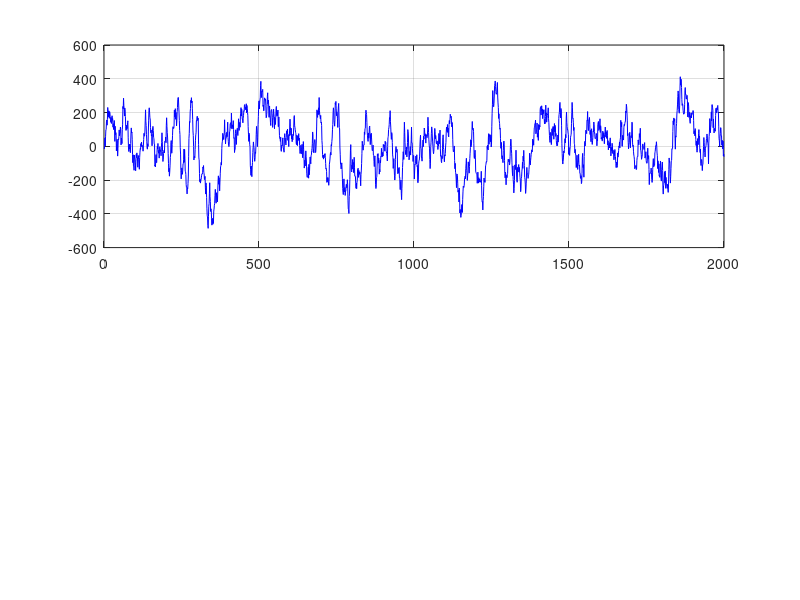

Here is the MATLAB script that generated this plot: (Note: this script raises an error after producing the figure.)
function test_data_in_out
clear all;
close all;

% a = round(randn(2000,1).*1000);
% fp = fopen('data_in.txt', 'w');
% for i=1:length(a)
%     fprintf(fp, '%d\n', a(i));
% end
% fclose(fp);

data_in = load('data_in.txt');

data_out_golden = mv_avg(data_in, 32);
subplot(2,1,1); plot(data_out_golden, 'b'); hold on; grid on;
data_out = load('data_out.txt');
subplot(2,1,1); plot(data_out, 'r*-');
data_out_new = load('data_out_new.txt');
subplot(2,1,1); plot(data_out_new, 'ks-');

data_out128_golden = mv_avg(data_in, 128);
subplot(2,1,2); plot(data_out128_golden, 'b'); hold on; grid on;
data_out128 = load('data_out128.txt');
subplot(2,1,2); plot(data_out128, 'r*-');
data_out128_new = load('data_out128_new.txt');
subplot(2,1,2); plot(data_out128_new, 'ks-');

figure; 
subplot(2,2,1); plot(data_out_golden(1:997) - data_out);
subplot(2,2,2); plot(data_out_golden(1:999) - data_out_new);
subplot(2,2,3); plot(data_out128_golden(1:997) - data_out128);
subplot(2,2,4); plot(data_out128_golden(1:999) - data_out128_new);

function a = mv_avg(b, mv_avg_len)
c = [zeros(mv_avg_len-1,1); b];
a = zeros(length(b),1);
for i=1:length(b)
    a(i) = floor(sum(c(i:(i+mv_avg_len-1)))./mv_avg_len);
end
